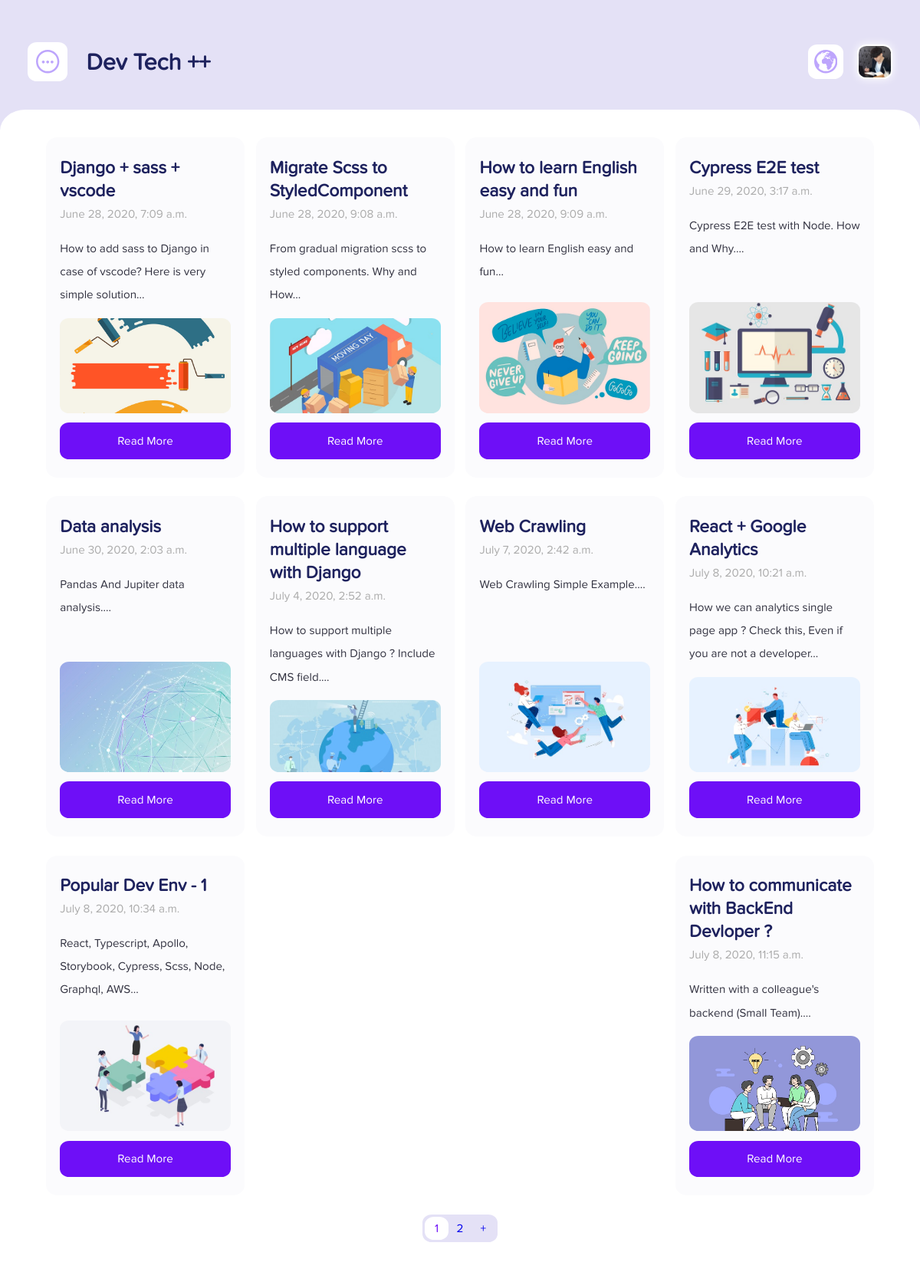
The page / on the database its author committed.
### articles/models.py (models this page shows, shortened)
class Article(models.Model):
    title = models.CharField(max_length=100)
    title_ko = models.CharField(max_length=100,default='')
    slug = models.SlugField()
    body = models.TextField(default='')
    body_ko = models.TextField(default='')
    description = HTMLField('Content', blank=True)
    description_ko = HTMLField('Content_ko', blank=True)
    date = models.DateTimeField(auto_now_add=True)
    thumb = models.ImageField(default='default.png', blank=True)
    prevNode = models.SlugField(blank=True)
    nextNode = models.SlugField(blank=True)
    tagString = models.CharField(max_length=100,default='')
    is_ready = models.BooleanField(default=False)
    def snippet(self):
        return self.body[:100] + "..."

### articles/views.py (the view)
# urls.py: path('', views.article_list, name="list"),
def article_list(request):
    all_articles = Article.objects.all()
    articles = Article.objects.filter(is_ready=True).order_by('date')
    paginator = Paginator(articles,10)
    page = request.GET.get('page')
    articles = paginator.get_page(page)
    def check(x, str):
        return x.tagString.find(str) != -1
    def find(str):
        return list(filter(lambda x: check(x, str), all_articles))
    def lenOf(str):
        return len(find(str))
    react = lenOf('React')
    django = lenOf('Django')
    scss = lenOf('Sass')
    english = lenOf('english')
    life = lenOf('life')
    if is_ko(request):
        for article in articles:
            article.body = article.body_ko
            article.title = article.title_ko
            article.description = article.description_ko
    context = {
        'articles':articles,
        'life':life,
        'react':react,
        'django':django,
        'scss':scss,
        'english':english
    }
    return render(request, 'articles/article_list.html',context)

### articles/views.py (called while the page is built)
def is_ko(request):
    if translation.LANGUAGE_SESSION_KEY in request.session:
        if request.session[translation.LANGUAGE_SESSION_KEY] == 'ko':
            return True
    return False

### articles/templates/articles/article_list.html (shortened to what this page needs)
{% extends 'base_layout.html'%}
{% load i18n %}
{% load static %}
{%block content %}
<head>
    <link rel="stylesheet" href="{% static 'css/articles.css'%}" />
</head>
<div class="articleList">
    <div class="articles">
        {% for article in articles %}
        <div class="column articles__article">
            <div class="articles__up">
                <div class="articles__body">
                    <h2 class="articles__title">{{article.title}}</h2>
                    <span class="articles__date">{{article.date}}</span>
                    <p class="articles__p">{{article.snippet}}</p>
                </div>
                <div class="articles__img" style="background-image: url('{{ article.thumb.url}}')"> </div>
            </div>
            <a href="{% url 'articles:detail' slug=article.slug %}">
                <button class="articles__btn wbButton">
                    {% trans "Read More" %}
                </button></a>
        </div>
        {% endfor %}
    </div>
    <div class="pagination">
        {% for num in articles.paginator.page_range %}
        {% if articles.number == num %}
        <a class="pagination__li pagination__li--selected"> {{num}}</a>
        {% elif num > articles.number|add:'-3' and num < articles.number|add:'3' %}
        <a class="pagination__li" href="?page={{num}}"> {{num}} </a>
        {% endif %}
        {% endfor %}
        {% if articles.has_next %}
        <a class="pagination__li" href="?page={{articles.next_page_number}}"> + </a>
        {% endif %}
    </div>
</div>
{% endblock %}

### templates/base_layout.html (shortened to what this page needs)
{% load i18n %}
{% load static %}
<!DOCTYPE html>
<html id="root" lang="en">
<head>
    <link rel="stylesheet" href="{% static 'css/normalize.css'%}" />
    <link rel="stylesheet" href="{% static 'css/layout.css'%}" />
    <link rel="stylesheet" href="{% static 'css/styles.css'%}" />
</head>
<body>
    <div>
        <div class="content">
            <div class="head">
                <div class="head__left">
                    <span onclick="toggleSideNav()" class="menu hover wbIconButton wbIconButton--large">
                    </span>
                    <h1 class="head__title">
                        <a href="{% url 'articles:list' %}">{% trans "Dev Tech ++" %}</a>
                    </h1>
                </div>
                <div class="head__right">
                    <form class="head__lang" name="langForm" action="{% url 'set_language' %}" method="post">
                        {% if LANGUAGE_CODE == 'ko'%}
                        <div onclick="changeLang(1)" class="hover wbIconButton wbIconButton">
                            <svg class="wbIcon" xmlns="http://www.w3.org/2000/svg" width="24" height="24"
                                viewBox="0 0 24 24">
                                <path
                                    d="M13.144 8.171c-.035-.066.342-.102.409-.102.074.009-.196.452-.409.102zm-2.152-3.072l.108-.031c.064.055-.072.095-.051.136.086.155.021.248.008.332-.014.085-.104.048-.149.093-.053.066.258.075.262.085.011.033-.375.089-.304.171.096.136.824-.195.708-.176.225-.113.029-.125-.097-.19-.043-.215-.079-.547-.213-.68l.088-.102c-.206-.299-.36.362-.36.362zm13.008 6.901c0 6.627-5.373 12-12 12-6.628 0-12-5.373-12-12s5.372-12 12-12c6.627 0 12 5.373 12 12zm-8.31-5.371c-.006-.146-.19-.284-.382-.031-.135.174-.111.439-.184.557-.104.175.567.339.567.174.025-.277.732-.063.87-.025.248.069.643-.226.211-.381-.355-.13-.542-.269-.574-.523 0 0 .188-.176.106-.166-.218.027-.614.786-.614.395zm6.296 5.371c0-1.035-.177-2.08-.357-2.632-.058-.174-.189-.312-.359-.378-.256-.1-1.337.597-1.5.254-.107-.229-.324.146-.572.008-.12-.066-.454-.515-.605-.46-.309.111.474.964.688 1.076.201-.152.852-.465.992-.038.268.804-.737 1.685-1.251 2.149-.768.694-.624-.449-1.147-.852-.275-.211-.272-.66-.55-.815-.124-.07-.693-.725-.688-.813l-.017.166c-.094.071-.294-.268-.315-.321 0 .295.48.765.639 1.001.271.405.416.995.748 1.326.178.178.858.914 1.035.898.193-.017.803-.458.911-.433.644.152-1.516 3.205-1.721 3.583-.169.317.138 1.101.113 1.476-.029.433-.37.573-.693.809-.346.253-.265.745-.556.925-.517.318-.889 1.353-1.623 1.348-.216-.001-1.14.36-1.261.007-.094-.256-.22-.45-.353-.703-.13-.248-.015-.505-.173-.724-.109-.152-.475-.497-.508-.677-.002-.155.117-.626.28-.708.229-.117.044-.458.016-.656-.048-.354-.267-.646-.53-.851-.389-.299-.188-.537-.097-.964 0-.204-.124-.472-.398-.392-.564.164-.393-.44-.804-.413-.296.021-.538.209-.813.292-.346.104-.7-.082-1.042-.125-1.407-.178-1.866-1.786-1.499-2.946.037-.19-.114-.542-.048-.689.158-.352.48-.747.762-1.014.158-.15.361-.112.547-.229.287-.181.291-.553.572-.781.4-.325.946-.318 1.468-.388.278-.037 1.336-.266 1.503-.06 0 .038.191.604-.019.572.433.023 1.05.749 1.461.579.211-.088.134-.736.567-.423.262.188 1.436.272 1.68.069.15-.124.234-.93.052-1.021.116.115-.611.124-.679.098-.12-.044-.232.114-.425.025.116.055-.646-.354-.218-.667-.179.131-.346-.037-.539.107-.133.108.062.18-.128.274-.302.153-.53-.525-.644-.602-.116-.076-1.014-.706-.77-.295l.789.785c-.039.025-.207-.286-.207-.059.053-.135.02.579-.104.347-.055-.089.09-.139.006-.268 0-.085-.228-.168-.272-.226-.125-.155-.457-.497-.637-.579-.05-.023-.764.087-.824.11-.07.098-.13.201-.179.311-.148.055-.287.126-.419.214l-.157.353c-.068.061-.765.291-.769.3.029-.075-.487-.171-.453-.321.038-.165.213-.68.168-.868-.048-.197 1.074.284 1.146-.235.029-.225.046-.487-.313-.525.068.008.695-.246.799-.36.146-.168.481-.442.724-.442.284 0 .223-.413.354-.615.131.053-.07.376.087.507-.01-.103.445.057.489.033.104-.054.684-.022.594-.294-.1-.277.051-.195.181-.253-.022.009.34-.619.402-.413-.043-.212-.421.074-.553.063-.305-.024-.176-.52-.061-.665.089-.115-.243-.256-.247-.036-.006.329-.312.627-.241 1.064.108.659-.735-.159-.809-.114-.28.17-.509-.214-.364-.444.148-.235.505-.224.652-.476.104-.178.225-.385.385-.52.535-.449.683-.09 1.216-.041.521.048.176.124.104.324-.069.19.286.258.409.099.07-.092.229-.323.298-.494.089-.222.901-.197.334-.536-.374-.223-2.004-.672-3.096-.672-.236 0-.401.263-.581.412-.356.295-1.268.874-1.775.698-.519-.179-1.63.66-1.808.666-.065.004.004-.634.358-.681-.153.023 1.247-.707 1.209-.859-.046-.18-2.799.822-2.676 1.023.059.092.299.092-.016.294-.18.109-.372.801-.541.801-.505.221-.537-.435-1.099.409l-.894.36c-1.328 1.411-2.247 3.198-2.58 5.183-.013.079.334.226.379.28.112.134.112.712.167.901.138.478.479.744.74 1.179.154.259.41.914.329 1.186.108-.178 1.07.815 1.246 1.022.414.487.733 1.077.061 1.559-.217.156.33 1.129.048 1.368l-.361.093c-.356.219-.195.756.021.982 1.818 1.901 4.38 3.087 7.22 3.087 5.517 0 9.989-4.472 9.989-9.989zm-11.507-6.357c.125-.055.293-.053.311-.22.015-.148.044-.046.08-.1.035-.053-.067-.138-.11-.146-.064-.014-.108.069-.149.104l-.072.019-.068.087.008.048-.087.106c-.085.084.002.139.087.102z" />
                            </svg>
                        </div>
                        {% else %}
                        <div onclick="changeLang(0)" class="hover wbIconButton wbIconButton">
                        </div>
                        {% endif %}
                            {% get_available_languages as LANGUAGES %}
                            {% get_language_info_list for LANGUAGES as languages%}
                    </form>
                    <a href="/about/">
                        <div class="head__profile wbIconButton wbIconButton">
                        </div>
                    </a>
                </div>
            </div>
            <div class="wbContainer">
                {%block content%}
                {% endblock %}
            </div>
        </div>
    </div>
</body>
</html>

### assets/css/layout.css (style rules this page uses)
html { color: #1F1F1F; --warn-color: #F2853C; --warn-color-light: #FBDBC6; --primary-color: #6E0FF7; --primary-color-dark: #1E225E; --primary-color-pale: #E4E1F6; --primary-color-light: #BDA5FC; --grey-level2: #ACACAC; --grey-level1: #ACACAC; --grey-level0: #FBFBFD; }
html h1, html h2, html h3, html h4, html h5, html h6 { line-height: unset; font-weight: 900; }
body { font-weight: 300; line-height: 1.98rem; color: #323240; font-family: "Proxima Nova"; background-color: var(--primary-color-pale); -webkit-box-flex: 1; -ms-flex: 1 1; flex: 1 1; display: -webkit-box; display: -ms-flexbox; display: flex; -webkit-box-orient: vertical; -webkit-box-direction: normal; -ms-flex-direction: column; flex-direction: column; }
html { display: -webkit-box; display: -ms-flexbox; display: flex; width: 100%; min-height: 100vh; font-size: 1.0rem; }
@media only screen and (max-width: 1200px) and (min-width: 0px) { html { font-size: 0.95rem; } }
h1, h2, h3 { color: var(--primary-color-dark); }
svg.wbIcon { width: 1em; height: 1em; fill: currentColor; }
h1, h2, h3 { font-weight: bold; margin: 0; }

### assets/css/articles.css (style rules this page uses)
html { color: #1F1F1F; --primary-color: #6E0FF7; --primary-color-dark: #1E225E; --primary-color-pale: #E4E1F6; --primary-color-light: #BDA5FC; --grey-level2: #ACACAC; --grey-level1: #ACACAC; --grey-level0: #FBFBFD; }
.articles { margin: 0 auto; width: 90%; display: -webkit-box; display: -ms-flexbox; display: flex; -ms-flex-wrap: wrap; flex-wrap: wrap; -webkit-box-pack: justify; -ms-flex-pack: justify; justify-content: space-between; }
.articles__p { word-break: break-word; }
.articles__btn { justify-self: flex-end; }
.articles__title { color: var(--primary-color-dark); }
.articles__up { overflow: hidden; border-radius: 0.8rem / 0.7rem; margin-bottom: 0.8rem; overflow: hidden; }
.articles__date { color: var(--grey-level2); }
.articles__img { border-radius: 0.8rem / 0.7rem; padding-bottom: 65%; height: 0px; overflow: hidden; background-size: cover; background-position: center center; }
.articles__article { display: -webkit-box; display: -ms-flexbox; display: flex; -webkit-box-pack: justify; -ms-flex-pack: justify; justify-content: space-between; -webkit-box-orient: vertical; -webkit-box-direction: normal; -ms-flex-direction: column; flex-direction: column; overflow: hidden; border-radius: 1rem / 0.9rem; -webkit-box-sizing: border-box; box-sizing: border-box; padding: 1.6rem 1.2rem; width: 18%; height: 29.2rem; background-color: var(--grey-level0); margin-bottom: 1.6rem; }
@media only screen and (max-width: 1200px) and (min-width: 0px) { .articles__article { width: 24%; } }
.articleList { background-color: white; padding-bottom: 1.6rem; }
.articleList .pagination { margin: 0 auto; border-radius: 0.8rem / 0.7rem; width: -webkit-max-content; width: -moz-max-content; width: max-content; }

### rows shown on the page
Article: title "Django + sass + vscode", date "June 28, 2020, 7:09 a.m.", snippet "How to add sass to Django in case of vscode? Here is very simple solution...", thumb (picture)
Article: title "Migrate Scss to StyledComponent", date "June 28, 2020, 9:08 a.m.", snippet "From gradual migration scss to styled components. Why and How...", thumb (picture)
Article: title "How to learn English easy and fun", date "June 28, 2020, 9:09 a.m.", snippet "How to learn English easy and fun...", thumb (picture)
Article: title "Cypress E2E test", date "June 29, 2020, 3:17 a.m.", snippet "Cypress E2E test with Node. How and Why....", thumb (picture)
Article: title "Data analysis", date "June 30, 2020, 2:03 a.m.", snippet "Pandas And Jupiter data analysis....", thumb (picture)
Article: title "How to support multiple language with Django", date "July 4, 2020, 2:52 a.m.", snippet "How to support multiple languages with Django ? Include CMS field....", thumb (picture)
Article: title "Web Crawling", date "July 7, 2020, 2:42 a.m.", snippet "Web Crawling Simple Example....", thumb (picture)
Article: title "React + Google Analytics", date "July 8, 2020, 10:21 a.m.", snippet "How we can analytics single page app ? Check this, Even if you are not a developer...", thumb (picture)
Article: title "Popular Dev Env - 1", date "July 8, 2020, 10:34 a.m.", snippet "React, Typescript, Apollo, Storybook, Cypress, Scss, Node, Graphql, AWS...", thumb (picture)
Article: title "How to communicate with BackEnd Devloper ?", date "July 8, 2020, 11:15 a.m.", snippet "Written with a colleague's backend (Small Team)....", thumb (picture)

### other values the page prints
{{ num }} "1"
{{ num }} "2"
